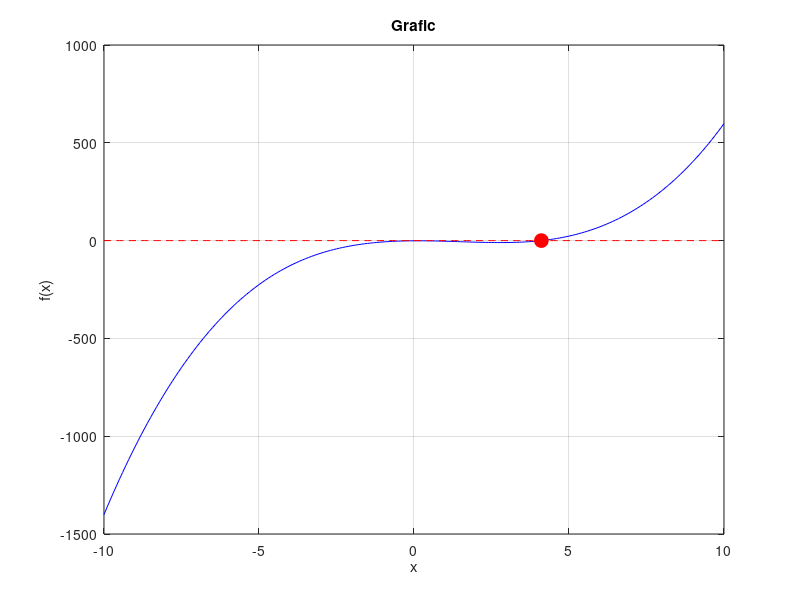

Reproduce this figure in MATLAB.
f = @(x) x^3 - 4*x^2 + sin(x) - 1;

% Domeniul inițial de căutare
x_start = -10; 
% Limita inferioară a domeniului
x_end = 10; 
% Limita superioară a domeniului
pas = 0.1; 
% Pasul pentru verificarea intervalului

% Găsește automat un interval valid [a, b]
a = NaN; b = NaN; 
% am inițializat variabilele
for x = x_start:pas:x_end-pas
    if f(x) * f(x + pas) < 0
        a = x;
        b = x + pas;
        break;
    end
end

if isnan(a) || isnan(b)
    error('Nu s-a găsit un interval valid');
end

fprintf('Interval: a = %.2f, b = %.2f\n', a, b);

% Toleranță și număr maxim de iterații
toleranta = 1e-6;
nr_maxim_iteratii = 100;

% Metoda bisecției
i = 0;
while (b - a) / 2 > toleranta && i < nr_maxim_iteratii
    c = (a + b) / 2; 
    % Punctul de mijloc
    fc = f(c); 
    % Valoarea funcției în punctul c
    
    if fc == 0 || (b - a) / 2 < toleranta 
        % Soluție găsită
        break;
    elseif f(a) * fc < 0
        b = c; 
    else
        a = c;
    end
    
    i = i + 1;
end

% Soluția aproximativă
x0 = (a + b) / 2;
fprintf('\nSoluția este x = %.6f cu f(x) = %.6f\n', x0, f(x0));

x = -10:0.1:10; 
% Domeniul graficului
y = arrayfun(f, x); 
% functia "arrayfun" aplica functia mea fiecarui element din vector
% Calculăm valorile funcției
plot(x, y, 'b-'); 
grid on;
xlabel('x'); ylabel('f(x)');
title('Grafic');
hold on;
plot(x0, f(x0), 'ro', 'MarkerSize', 10, 'MarkerFaceColor', 'r'); 
plot(x, zeros(size(x)), 'r--'); % Ox
hold off;
